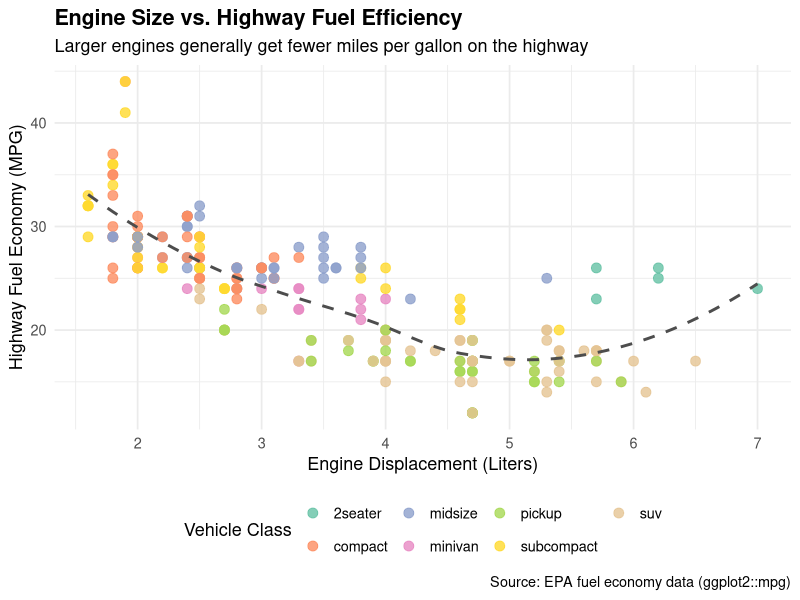

This figure's R source:
## ---- chunk 1
#| message: false
library(tidyverse)
## ---- chunk 2
#| warning: false
mpg |>
  ggplot(aes(x = displ, y = hwy, color = class)) +
  geom_point(size = 3, alpha = 0.8) +
  geom_smooth(method = "loess", se = FALSE, color = "gray30", linetype = "dashed") +
  scale_color_brewer(palette = "Set2") +
  labs(
    title = "Engine Size vs. Highway Fuel Efficiency",
    subtitle = "Larger engines generally get fewer miles per gallon on the highway",
    x = "Engine Displacement (Liters)",
    y = "Highway Fuel Economy (MPG)",
    color = "Vehicle Class",
    caption = "Source: EPA fuel economy data (ggplot2::mpg)"
  ) +
  theme_minimal(base_size = 13) +
  theme(
    plot.title = element_text(face = "bold"),
    legend.position = "bottom"
  )
